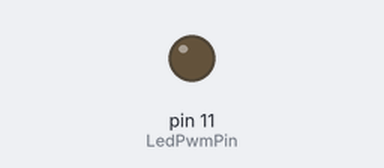
Recording of a sketch running on a simulated Arduino Uno, built with avr-gcc and run on an emulated ATmega328P. Parts: output pins drawn as LEDs (lit = HIGH).

Above: at 0.15 s.
Timing chart, 0 to 1.6 s (numbered marks = the images above):
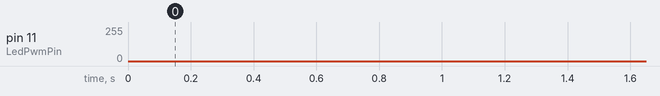

The sketch:

05.PulsingLED.ino
```cpp
int LedPwmPin = 11;
int LedDelay = 5;
int intensity = 0;
void setup()
{
    pinMode(LedPwmPin, OUTPUT);
}

void loop()
{
    while(intensity < 255)
    {
        analogWrite(LedPwmPin, intensity);
        intensity++;
        delay(LedDelay);
    }
    while (intensity > 0)
    {
        analogWrite(LedPwmPin, intensity);
        intensity--;
        delay(LedDelay);
    }
}
```
